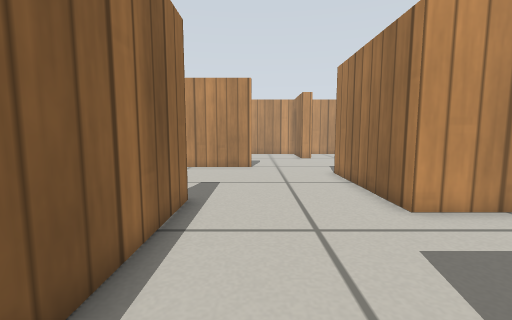
[1] (above)

23 first-person views from a walk through a world built for the Gazebo simulator. The camera is 0.39 m above the floor, tilts 6° down and sees 90° across. The floor is counted in squares, 0.2 m on a side. Each view is taken from the middle of a square. On the plan, view 1 faces up. The plan holds only what a view shows up to about 15 squares ahead; the rest is blank. Robots are left out. Simple patterns stand in for the simulator's built-in surfaces.

[2]
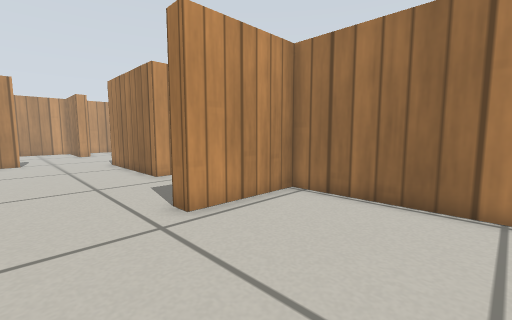

[3]
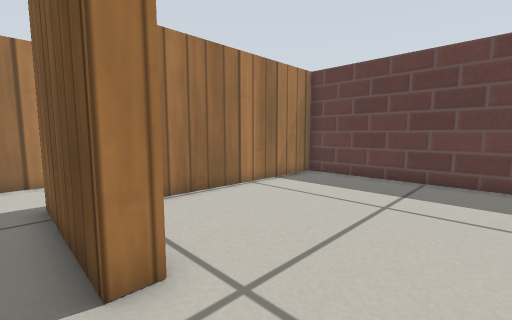

[4]
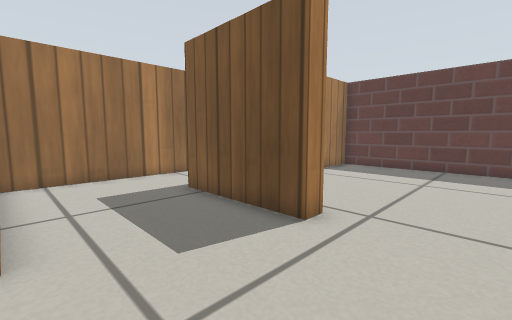

[5]
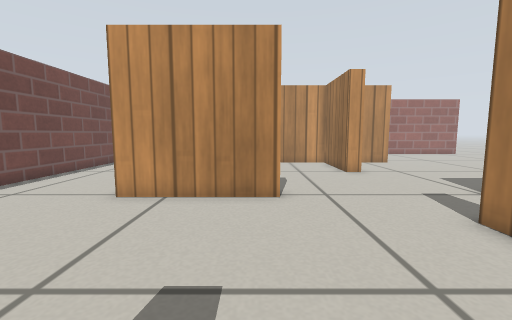

[6]
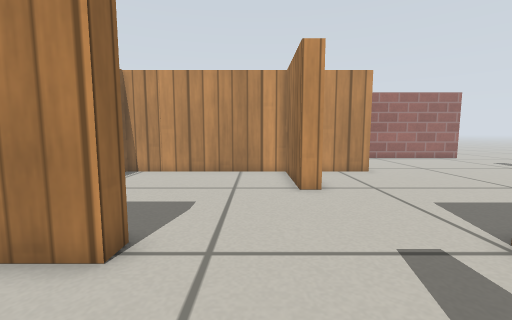

[7]
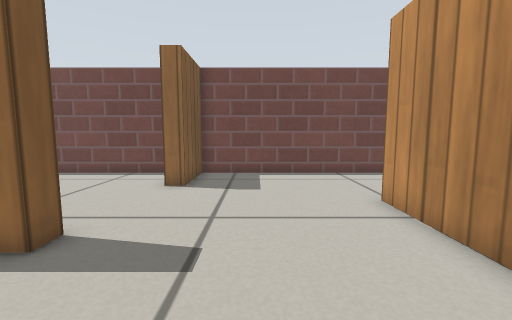

[8]
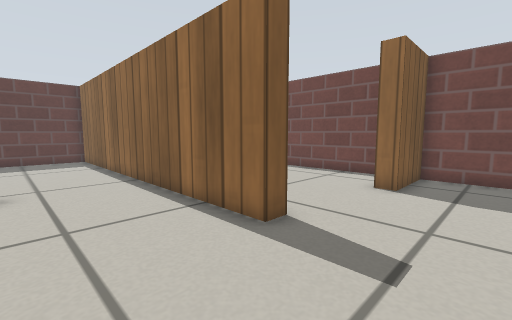

[9]
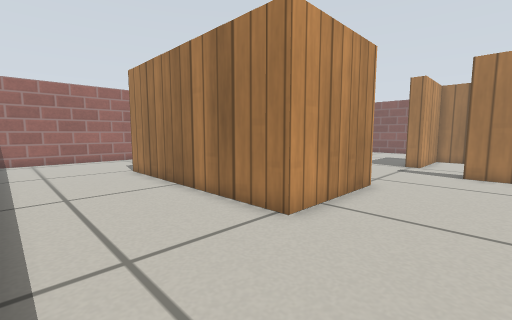

[10]
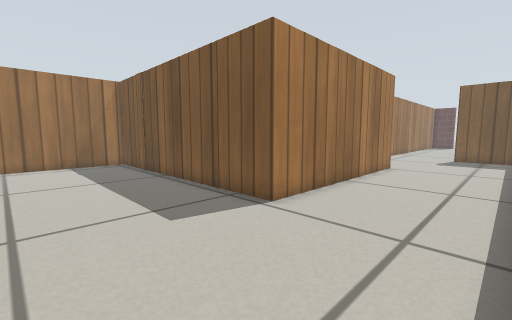

[11]
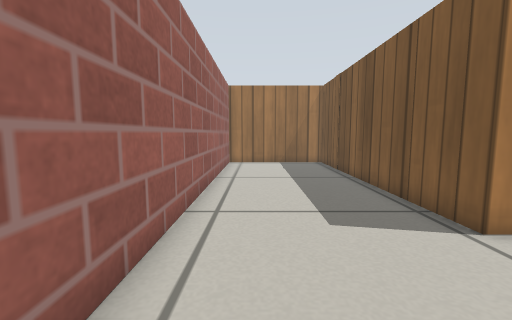

[12]
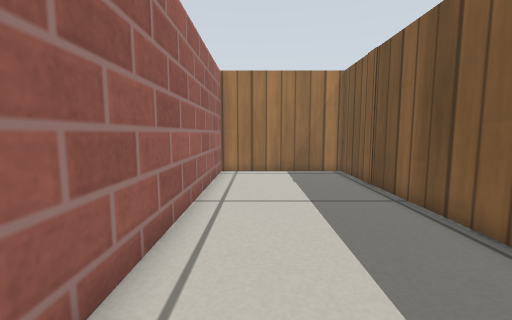

[13]
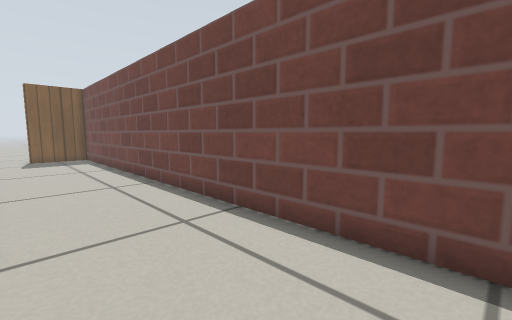

[14]
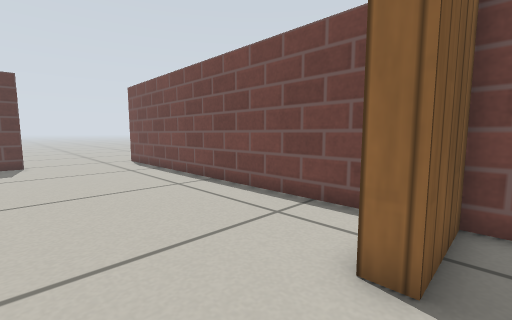

[15]
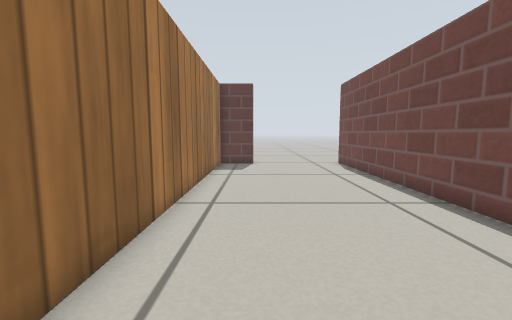

[16]
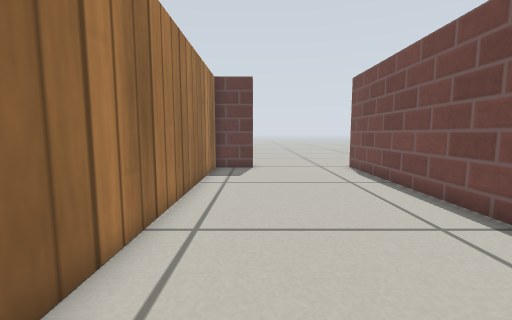

[17]
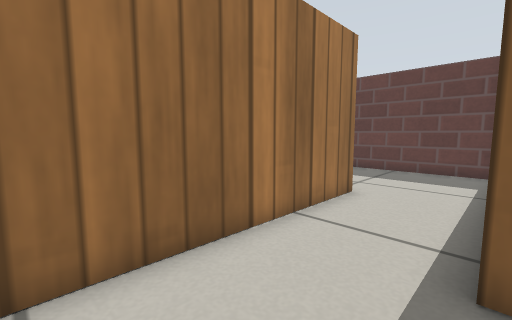

[18]
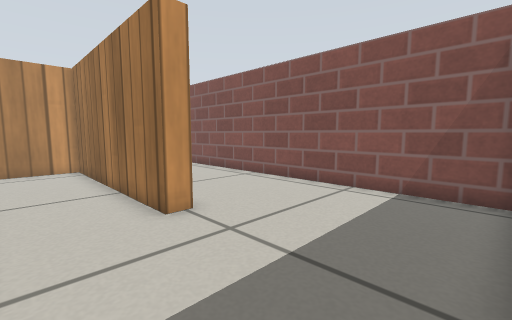

[19]
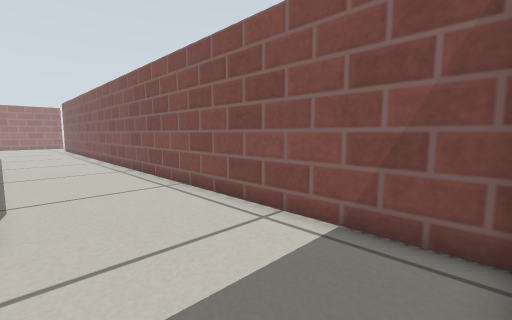

[20]
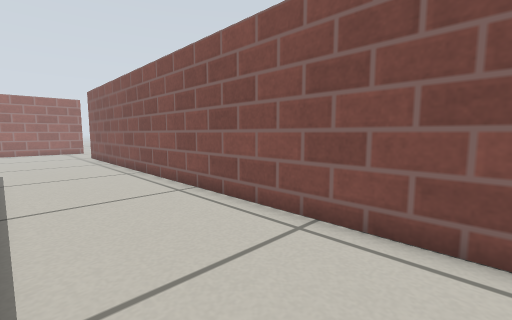

[21]
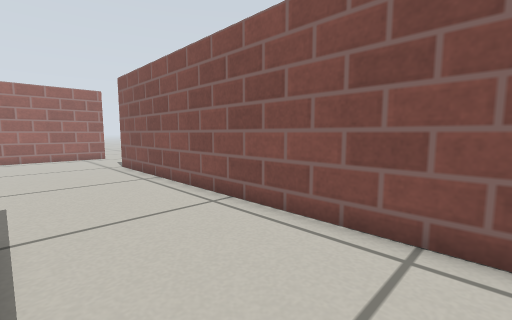

[22]
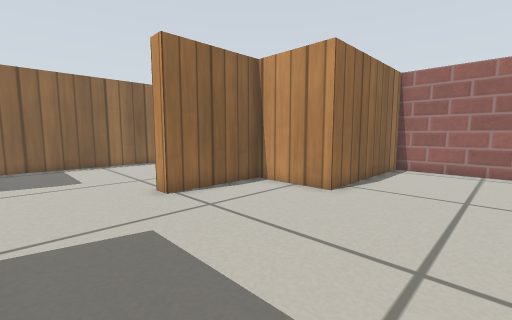

[23]
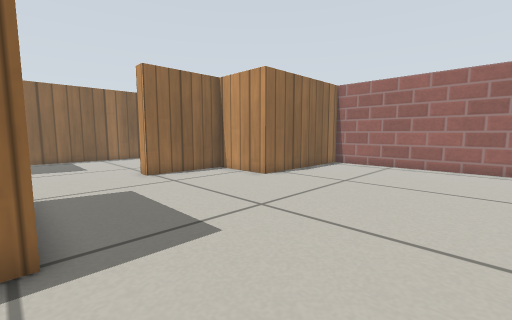

### Floor plan
Points are (right, up) in squares from view 1. A wall is a line through its corners. A room is listed if a view was taken in it or the views show most of it. See-through windows are left out.
Room 1 (views 1, 2)
walls: (-2, 0.6) (-2, -6.6); (-1.1, -9.3) (6.4, -9.3) (6.4, 0.5) (2.2, 0.5)
ways out: opening at (0.5, 1) to room 2
Room 2 (views 3, 4, 5, 17, 18)
walls: (2.2, 0.5) (2.2, 1.3) (7.2, 1.3); (6.4, 6.1) (3.8, 6.1) (3.8, 7.6); (10.7, -3.3) (10.7, 6.1) (7.9, 6.1); (-2, 7.3) (-2, 0.6); (7.5, -9.3) (10.5, -9.3)
ways out: opening at (0.5, 1) to room 1; opening at (1, 6.5) to room 3; opening at (11, -6.5) to room 5
Room 3 (views 6, 7, 8, 9, 10, 11, 12, 13, 14, 15)
walls: (-1.6, 14.6) (-5.3, 14.6) (-5.3, 24.6) (7, 24.6) (7, 30.8) (-10.1, 30.8); (-10.4, 30.1) (-10.4, 8.4) (-7.3, 8.4) (-7.3, 7.6); (-2.8, 7.3) (-2, 7.3); (3.8, 7.6) (3.8, 12.4)
ways out: opening at (1, 6.5) to room 2; opening at (-6, 7) to room 4; opening at (0.5, 12.8) to room 6
Room 4 (view 16)
walls: (-4.9, -9.3) (-2.7, -9.3) (-2.7, 5); (-10.4, 6.6) (-10.4, -9.8)
ways out: opening at (-6, 7) to room 3
Room 5 (views 19, 20, 21, 22, 23)
walls: (11.4, 15.4) (11.4, 14.9); (11.5, -3.3) (10.7, -3.3); (16.1, 30.8) (7.7, 30.8) (7.7, 23.9) (4.3, 23.9) (4.3, 19.7) (3.5, 19.7); (10.5, -9.3) (13.5, -9.3); (16.9, -9.1) (16.9, 25)
ways out: opening at (11, -6.5) to room 2; opening at (5.5, 17.5) to room 6; opening at (17, 27.5)
Room 6 (no view inside)
walls: (-0.3, 15.5) (-0.3, 14.6) (-1.6, 14.6); (3.5, 19.7) (3.5, 23.9) (-4.5, 23.9); (-4.5, 21.1) (-4.5, 15.9); (6.4, 14.6) (6.4, 15.4)
ways out: opening at (0.5, 12.8) to room 3; opening at (5.5, 17.5) to room 5; opening at (5.5, 13.5)

Where each view was taken, in squares from view 1:
view 1: 0 up, 0 right, facing up
view 2: 5 down, 1 left, facing up-right
view 3: 2 up, 1 left, facing down-right
view 4: 6 up, 1 left, facing down-right
view 5: 7 up, 1 left, facing up
view 6: 11 up, 2 right, facing up
view 7: 11 up, 2 right, facing left
view 8: 11 up, 2 right, facing down-left
view 9: 11 up, 10 left, facing up-right
view 10: 30 up, 10 left, facing down-right
view 11: 29 up, 10 left, facing right
view 12: 29 up, 6 left, facing right
view 13: 30 up, 6 left, facing down-left
view 14: 9 up, 4 left, facing down-left
view 15: 7 up, 5 left, facing down
view 16: 5 up, 5 left, facing down
view 17: 5 up, 7 right, facing down-right
view 18: 9 down, 8 right, facing up-right
view 19: 9 down, 12 right, facing up-right
view 20: 2 up, 12 right, facing up-right
view 21: 9 up, 12 right, facing up-right
view 22: 16 up, 12 right, facing up-left
view 23: 15 up, 16 right, facing up-left
